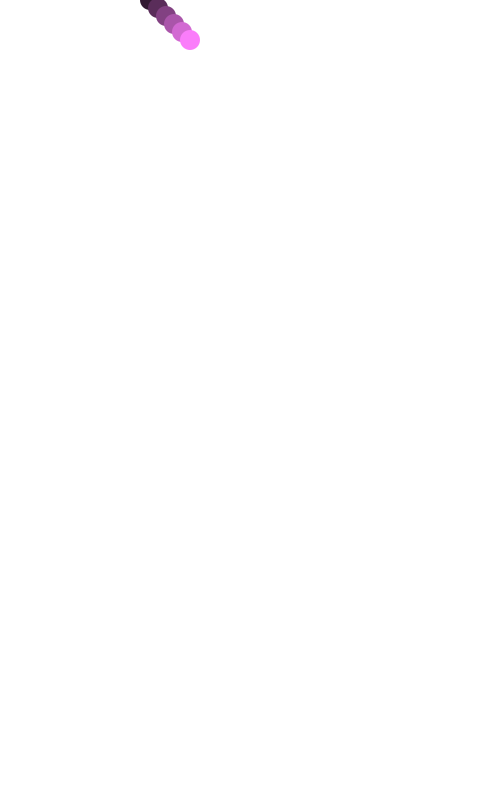
Frame 1 (no input)
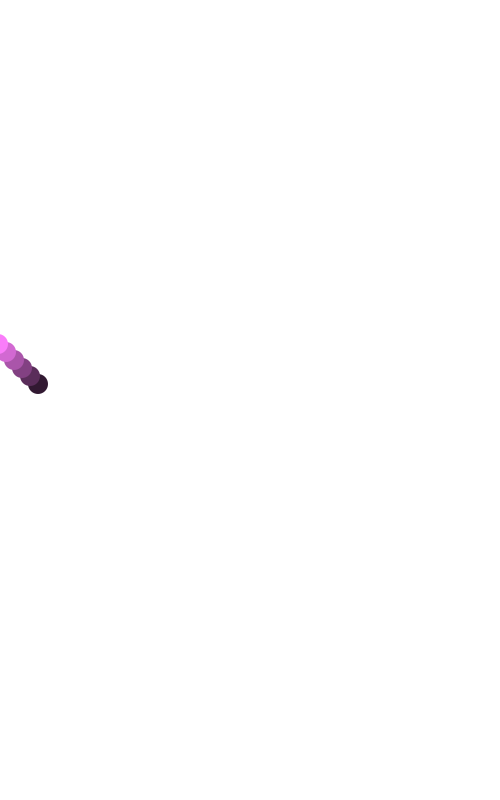
Frame 60 (the mouse pressed at the canvas centre just before this capture)
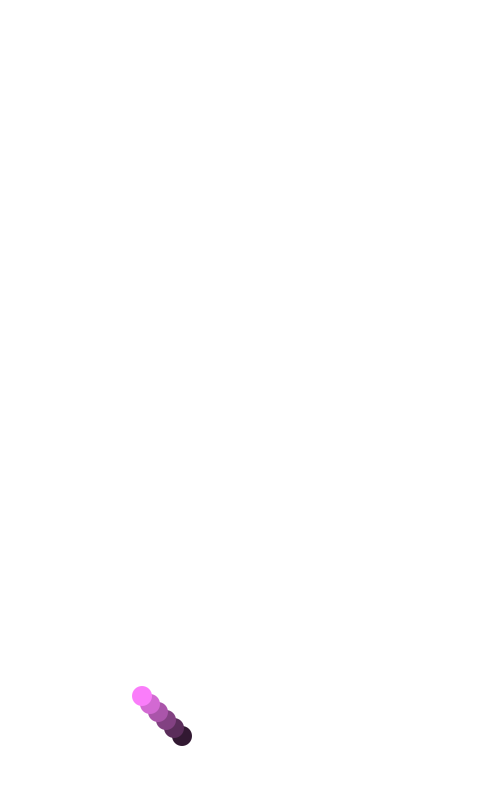
Frame 120 (the mouse held since frame 60 and released just before this capture)

The Processing sketch that drew these frames (run headless with seeded random() and noise(); from frame 60 on, the mouse is pressed at the canvas centre):

// Processing sketch: processing_182905
// ── processing_182905.pde

int x=0;
int speed=8;
int y=150;
int j=8;
void setup(){
  size(500,800);
  noStroke();
  smooth();
  fill(150,0,0);
}
void draw(){
  background(255);
  frameRate(30);
  fill(0);
  for(int t=50;t<255;t=t+40){
  fill(t,t/2,t);
  ellipse(y,x,20,20);
  x=x+speed;
  y=y+j;
  if((x<0)||(x>=800)){
    speed=speed*-1;
  }
  if((y<0)||(y>=500)){
    j=j*-1;
  }
}
  
}
